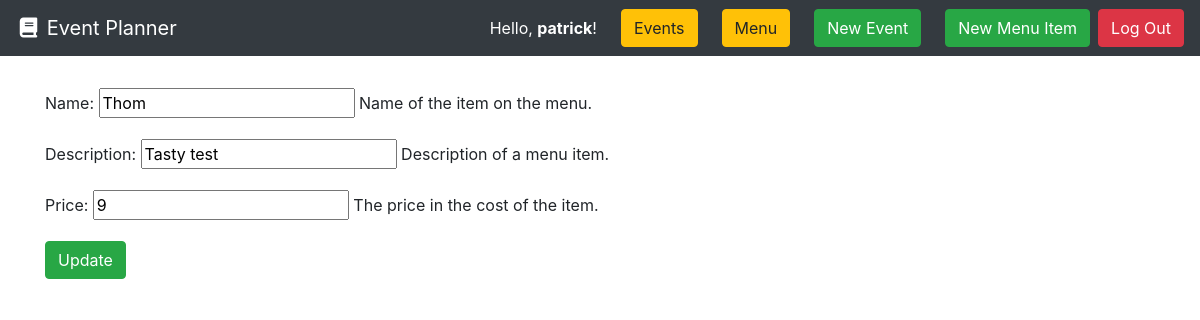
Screenshot of /2/menu-edit/ (signed in) with the database file from the repository.
### menu/models.py (models this page shows, shortened)
class MenuItem(models.Model):
    CLASSIFICATION_CHOICES = (
        ('neither', 'Neither'),
        ('vegan', 'Vegan'),
        ('vegetarian', 'Vegetarian'),
    )
    name = models.CharField(max_length=48, help_text='Name of the item on the menu.')
    description = models.CharField(max_length=128, null=True, blank=True, help_text='Description of a menu item.')
    price = models.IntegerField(help_text='The price in the cost of the item.')
    classification = models.CharField(max_length=10, choices=CLASSIFICATION_CHOICES, default=0, verbose_name='classification', help_text='Select if this item classifies as Vegetarian, Vegan, or Neither.')
    class Meta:
        verbose_name='menu item'
        verbose_name_plural='menu items'

### menu/views.py (the view)
# urls.py: path('<int:pk>/menu-edit/', MenuEditView.as_view(), name='menu-edit-page'),
@method_decorator([login_required], name='dispatch')
class MenuEditView(UpdateView):
    model = MenuItem
    fields = ['name', 'description', 'price']
    template_name = 'menu/menu_edit.html'
    success_url = reverse_lazy('menu-list')

### menu/templates/menu/menu_edit.html
{% extends 'base.html' %}
{% block content %}
<form method="post">{% csrf_token %}
    {{ form.as_p }}
    <input type="submit" class="btn btn-success" value="Update">
</form>
{% endblock %}

### templates/base.html (shortened to what this page needs)
<!doctype html>
<html lang="en">
  <head>
    <link rel="stylesheet" href="https://stackpath.bootstrapcdn.com/bootstrap/4.3.1/css/bootstrap.min.css"
>
  </head>
  <body>
    <nav class="navbar navbar-expand-md navbar-dark bg-dark">
      <a class="navbar-brand" href="/"><i class="fas fa-fw fa-book"></i> Event Planner</a>
      <form class="form-inline ml-auto">
        {% if user.is_authenticated %}
        <div class="text-white">Hello, <strong>{{user.username}}</strong>!</div>
        {% else %}
        <div class="text-white">Hello!</div>
        {% endif %}
        <a href="/" class="btn btn-warning ml-4">Events</a>
        <a href="{% url 'menu-list' %}" class="btn btn-warning ml-4">Menu</a>
        {% if user.is_authenticated %}
        <a href="{% url 'new' %}" class="btn btn-success ml-4">New Event</a>
        <a href="{% url 'new-menu-item' %}" class="btn btn-success ml-4">New Menu Item</a>
        <a href="{% url 'logout' %}" class="btn btn-danger ml-2">Log Out</a>
        {% else %}
        <a href="{% url 'login' %}" class="btn btn-secondary ml-2">Log In</a>
        <a href="{% url 'signup' %}" class="btn btn-primary ml-2">Sign Up</a>
        {% endif %}
      </form>
    </nav>
    <main role="main" class="container" style="margin-top: 4vh;">
      {% block content %}{% endblock %}
    </main>
  </body>

### rows the page displays
MenuItem: name "Thom", description "Tasty test", price "9"

### other values shown
{{ user.username }} "patrick"
